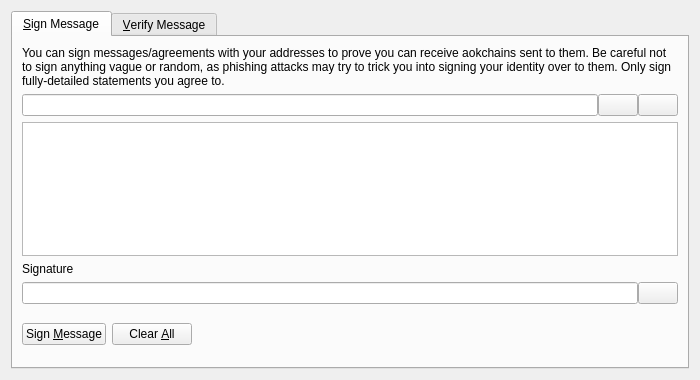
<?xml version="1.0" encoding="UTF-8"?>
<ui version="4.0">
 <class>SignVerifyMessageDialog</class>
 <widget class="QDialog" name="SignVerifyMessageDialog">
  <property name="geometry">
   <rect>
    <x>0</x>
    <y>0</y>
    <width>700</width>
    <height>380</height>
   </rect>
  </property>
  <property name="windowTitle">
   <string>Signatures - Sign / Verify a Message</string>
  </property>
  <property name="modal">
   <bool>true</bool>
  </property>
  <layout class="QVBoxLayout" name="verticalLayout">
   <item>
    <widget class="QTabWidget" name="tabWidget">
     <property name="currentIndex">
      <number>0</number>
     </property>
     <widget class="QWidget" name="tabSignMessage">
      <attribute name="title">
       <string>&amp;Sign Message</string>
      </attribute>
      <layout class="QVBoxLayout" name="verticalLayout_SM">
       <item>
        <widget class="QLabel" name="infoLabel_SM">
         <property name="text">
          <string>You can sign messages/agreements with your addresses to prove you can receive aokchains sent to them. Be careful not to sign anything vague or random, as phishing attacks may try to trick you into signing your identity over to them. Only sign fully-detailed statements you agree to.</string>
         </property>
         <property name="textFormat">
          <enum>Qt::PlainText</enum>
         </property>
         <property name="wordWrap">
          <bool>true</bool>
         </property>
        </widget>
       </item>
       <item>
        <layout class="QHBoxLayout" name="horizontalLayout_1_SM">
         <property name="spacing">
          <number>0</number>
         </property>
         <item>
          <widget class="QValidatedLineEdit" name="addressIn_SM">
           <property name="toolTip">
            <string>The AokChain address to sign the message with</string>
           </property>
          </widget>
         </item>
         <item>
          <widget class="QPushButton" name="addressBookButton_SM">
           <property name="toolTip">
            <string>Choose previously used address</string>
           </property>
           <property name="text">
            <string/>
           </property>
           <property name="icon">
            <iconset resource="../aokchain.qrc">
             <normaloff>:/icons/address-book</normaloff>:/icons/address-book</iconset>
           </property>
           <property name="shortcut">
            <string>Alt+A</string>
           </property>
           <property name="autoDefault">
            <bool>false</bool>
           </property>
          </widget>
         </item>
         <item>
          <widget class="QPushButton" name="pasteButton_SM">
           <property name="toolTip">
            <string>Paste address from clipboard</string>
           </property>
           <property name="text">
            <string/>
           </property>
           <property name="icon">
            <iconset resource="../aokchain.qrc">
             <normaloff>:/icons/editpaste</normaloff>:/icons/editpaste</iconset>
           </property>
           <property name="shortcut">
            <string>Alt+P</string>
           </property>
           <property name="autoDefault">
            <bool>false</bool>
           </property>
          </widget>
         </item>
        </layout>
       </item>
       <item>
        <widget class="QPlainTextEdit" name="messageIn_SM">
         <property name="toolTip">
          <string>Enter the message you want to sign here</string>
         </property>
        </widget>
       </item>
       <item>
        <widget class="QLabel" name="signatureLabel_SM">
         <property name="text">
          <string>Signature</string>
         </property>
         <property name="textFormat">
          <enum>Qt::PlainText</enum>
         </property>
        </widget>
       </item>
       <item>
        <layout class="QHBoxLayout" name="horizontalLayout_2_SM">
         <property name="spacing">
          <number>0</number>
         </property>
         <item>
          <widget class="QLineEdit" name="signatureOut_SM">
           <property name="font">
            <font>
             <italic>true</italic>
            </font>
           </property>
           <property name="readOnly">
            <bool>true</bool>
           </property>
          </widget>
         </item>
         <item>
          <widget class="QPushButton" name="copySignatureButton_SM">
           <property name="toolTip">
            <string>Copy the current signature to the system clipboard</string>
           </property>
           <property name="text">
            <string/>
           </property>
           <property name="icon">
            <iconset resource="../aokchain.qrc">
             <normaloff>:/icons/editcopy</normaloff>:/icons/editcopy</iconset>
           </property>
           <property name="autoDefault">
            <bool>false</bool>
           </property>
          </widget>
         </item>
        </layout>
       </item>
       <item>
        <layout class="QHBoxLayout" name="horizontalLayout_3_SM">
         <item>
          <widget class="QPushButton" name="signMessageButton_SM">
           <property name="toolTip">
            <string>Sign the message to prove you own this AokChain address</string>
           </property>
           <property name="text">
            <string>Sign &amp;Message</string>
           </property>
           <property name="icon">
            <iconset resource="../aokchain.qrc">
             <normaloff>:/icons/edit</normaloff>:/icons/edit</iconset>
           </property>
           <property name="autoDefault">
            <bool>false</bool>
           </property>
          </widget>
         </item>
         <item>
          <widget class="QPushButton" name="clearButton_SM">
           <property name="toolTip">
            <string>Reset all sign message fields</string>
           </property>
           <property name="text">
            <string>Clear &amp;All</string>
           </property>
           <property name="icon">
            <iconset resource="../aokchain.qrc">
             <normaloff>:/icons/remove</normaloff>:/icons/remove</iconset>
           </property>
           <property name="autoDefault">
            <bool>false</bool>
           </property>
          </widget>
         </item>
         <item>
          <spacer name="horizontalSpacer_1_SM">
           <property name="orientation">
            <enum>Qt::Horizontal</enum>
           </property>
           <property name="sizeHint" stdset="0">
            <size>
             <width>40</width>
             <height>48</height>
            </size>
           </property>
          </spacer>
         </item>
         <item>
          <widget class="QLabel" name="statusLabel_SM">
           <property name="font">
            <font>
             <weight>75</weight>
             <bold>true</bold>
            </font>
           </property>
           <property name="text">
            <string/>
           </property>
           <property name="wordWrap">
            <bool>true</bool>
           </property>
          </widget>
         </item>
         <item>
          <spacer name="horizontalSpacer_2_SM">
           <property name="orientation">
            <enum>Qt::Horizontal</enum>
           </property>
           <property name="sizeHint" stdset="0">
            <size>
             <width>40</width>
             <height>48</height>
            </size>
           </property>
          </spacer>
         </item>
        </layout>
       </item>
      </layout>
     </widget>
     <widget class="QWidget" name="tabVerifyMessage">
      <attribute name="title">
       <string>&amp;Verify Message</string>
      </attribute>
      <layout class="QVBoxLayout" name="verticalLayout_VM">
       <item>
        <widget class="QLabel" name="infoLabel_VM">
         <property name="text">
          <string>Enter the receiver's address, message (ensure you copy line breaks, spaces, tabs, etc. exactly) and signature below to verify the message. Be careful not to read more into the signature than what is in the signed message itself, to avoid being tricked by a man-in-the-middle attack. Note that this only proves the signing party receives with the address, it cannot prove sendership of any transaction!</string>
         </property>
         <property name="textFormat">
          <enum>Qt::PlainText</enum>
         </property>
         <property name="alignment">
          <set>Qt::AlignLeading|Qt::AlignLeft|Qt::AlignTop</set>
         </property>
         <property name="wordWrap">
          <bool>true</bool>
         </property>
        </widget>
       </item>
       <item>
        <layout class="QHBoxLayout" name="horizontalLayout_1_VM">
         <property name="spacing">
          <number>0</number>
         </property>
         <item>
          <widget class="QValidatedLineEdit" name="addressIn_VM">
           <property name="toolTip">
            <string>The AokChain address the message was signed with</string>
           </property>
          </widget>
         </item>
         <item>
          <widget class="QPushButton" name="addressBookButton_VM">
           <property name="toolTip">
            <string>Choose previously used address</string>
           </property>
           <property name="text">
            <string/>
           </property>
           <property name="icon">
            <iconset resource="../aokchain.qrc">
             <normaloff>:/icons/address-book</normaloff>:/icons/address-book</iconset>
           </property>
           <property name="shortcut">
            <string>Alt+A</string>
           </property>
           <property name="autoDefault">
            <bool>false</bool>
           </property>
          </widget>
         </item>
        </layout>
       </item>
       <item>
        <widget class="QPlainTextEdit" name="messageIn_VM"/>
       </item>
       <item>
        <widget class="QValidatedLineEdit" name="signatureIn_VM"/>
       </item>
       <item>
        <layout class="QHBoxLayout" name="horizontalLayout_2_VM">
         <item>
          <widget class="QPushButton" name="verifyMessageButton_VM">
           <property name="toolTip">
            <string>Verify the message to ensure it was signed with the specified AokChain address</string>
           </property>
           <property name="text">
            <string>Verify &amp;Message</string>
           </property>
           <property name="icon">
            <iconset resource="../aokchain.qrc">
             <normaloff>:/icons/transaction_0</normaloff>:/icons/transaction_0</iconset>
           </property>
           <property name="autoDefault">
            <bool>false</bool>
           </property>
          </widget>
         </item>
         <item>
          <widget class="QPushButton" name="clearButton_VM">
           <property name="toolTip">
            <string>Reset all verify message fields</string>
           </property>
           <property name="text">
            <string>Clear &amp;All</string>
           </property>
           <property name="icon">
            <iconset resource="../aokchain.qrc">
             <normaloff>:/icons/remove</normaloff>:/icons/remove</iconset>
           </property>
           <property name="autoDefault">
            <bool>false</bool>
           </property>
          </widget>
         </item>
         <item>
          <spacer name="horizontalSpacer_1_VM">
           <property name="orientation">
            <enum>Qt::Horizontal</enum>
           </property>
           <property name="sizeHint" stdset="0">
            <size>
             <width>40</width>
             <height>48</height>
            </size>
           </property>
          </spacer>
         </item>
         <item>
          <widget class="QLabel" name="statusLabel_VM">
           <property name="font">
            <font>
             <weight>75</weight>
             <bold>true</bold>
            </font>
           </property>
           <property name="text">
            <string/>
           </property>
           <property name="wordWrap">
            <bool>true</bool>
           </property>
          </widget>
         </item>
         <item>
          <spacer name="horizontalSpacer_2_VM">
           <property name="orientation">
            <enum>Qt::Horizontal</enum>
           </property>
           <property name="sizeHint" stdset="0">
            <size>
             <width>40</width>
             <height>48</height>
            </size>
           </property>
          </spacer>
         </item>
        </layout>
       </item>
      </layout>
     </widget>
    </widget>
   </item>
  </layout>
 </widget>
 <customwidgets>
  <customwidget>
   <class>QValidatedLineEdit</class>
   <extends>QLineEdit</extends>
   <header>qt/qvalidatedlineedit.h</header>
  </customwidget>
 </customwidgets>
 <resources>
  <include location="../aokchain.qrc"/>
 </resources>
 <connections/>
</ui>
